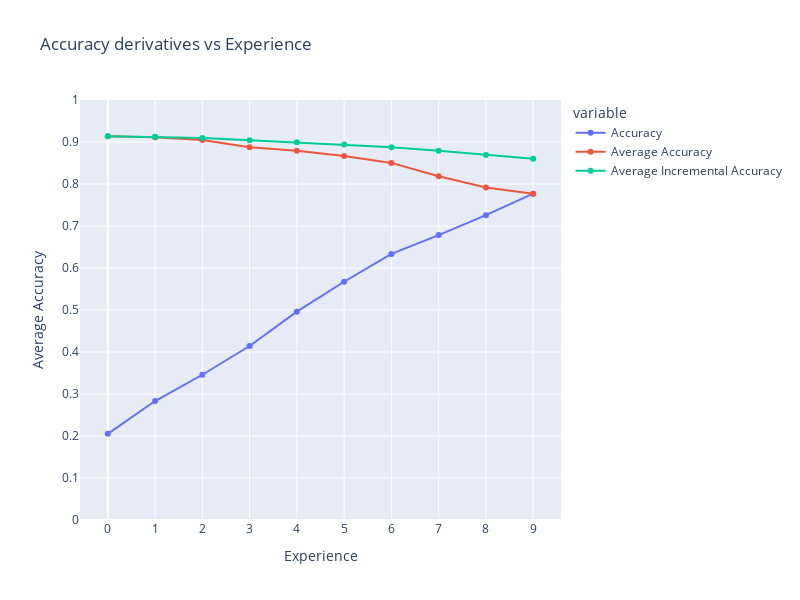

This figure's notebook cell:
### Markdown cell above
## Average Accuracies

### Code cell
# generate dataframe for plot
df = pd.DataFrame({
    "Accuracy": agem_data['accuracies']["Overall"],
    "Average Accuracy": average_accuracy(agem_data['accuracies'], 10, "Task"),
    "Average Incremental Accuracy": average_incremental_accuracy(agem_data['accuracies'], 10, "Task"),
})

# plotly plot
fig = px.line(
    df,
    title="Accuracy derivatives vs Experience",
    labels=dict(index="Experience", value="Average Accuracy"),
    width=800,
    height=600,
    range_y=[0, 1],
    markers=True,
)
fig.update_layout(
    xaxis=dict(tickmode="linear", tick0=0, dtick=1),
    yaxis=dict(tickmode="linear", tick0=0, dtick=0.1),
)
fig.show()

### Figure 1 — Plotly figure (JSON) as saved in the notebook; plotly's stock layout.template omitted (floating-point values rounded to 4 significant figures)
{"data": [{"hovertemplate": "variable=Accuracy<br>Experience=%{x}<br>Average Accuracy=%{y}<extra></extra>", "legendgroup": "Accuracy", "line": {"color": "#636efa", "dash": "solid"}, "marker": {"symbol": "circle"}, "mode": "markers+lines", "name": "Accuracy", "orientation": "v", "showlegend": true, "type": "scatter", "x": [0, 1, 2, 3, 4, 5, 6, 7, 8, 9], "xaxis": "x", "y": [0.2051, 0.2833, 0.3458, 0.4142, 0.496, 0.5673, 0.6335, 0.6783, 0.7258, 0.777], "yaxis": "y"}, {"hovertemplate": "variable=Average Accuracy<br>Experience=%{x}<br>Average Accuracy=%{y}<extra></extra>", "legendgroup": "Average Accuracy", "line": {"color": "#EF553B", "dash": "solid"}, "marker": {"symbol": "circle"}, "mode": "markers+lines", "name": "Average Accuracy", "orientation": "v", "showlegend": true, "type": "scatter", "x": [0, 1, 2, 3, 4, 5, 6, 7, 8, 9], "xaxis": "x", "y": [0.9138, 0.9111, 0.9046, 0.8876, 0.8789, 0.8668, 0.8502, 0.8184, 0.7916, 0.777], "yaxis": "y"}, {"hovertemplate": "variable=Average Incremental Accuracy<br>Experience=%{x}<br>Average Accuracy=%{y}<extra></extra>", "legendgroup": "Average Incremental Accuracy", "line": {"color": "#00cc96", "dash": "solid"}, "marker": {"symbol": "circle"}, "mode": "markers+lines", "name": "Average Incremental Accuracy", "orientation": "v", "showlegend": true, "type": "scatter", "x": [0, 1, 2, 3, 4, 5, 6, 7, 8, 9], "xaxis": "x", "y": [0.9138, 0.9124, 0.9098, 0.9043, 0.8992, 0.8938, 0.8876, 0.8789, 0.8692, 0.86], "yaxis": "y"}], "layout": {"height": 600, "legend": {"title": {"text": "variable"}, "tracegroupgap": 0}, "title": {"text": "Accuracy derivatives vs Experience"}, "width": 800, "xaxis": {"anchor": "y", "domain": [0, 1], "dtick": 1, "tick0": 0, "tickmode": "linear", "title": {"text": "Experience"}}, "yaxis": {"anchor": "x", "domain": [0, 1], "dtick": 0.1, "range": [0, 1], "tick0": 0, "tickmode": "linear", "title": {"text": "Average Accuracy"}}}}
